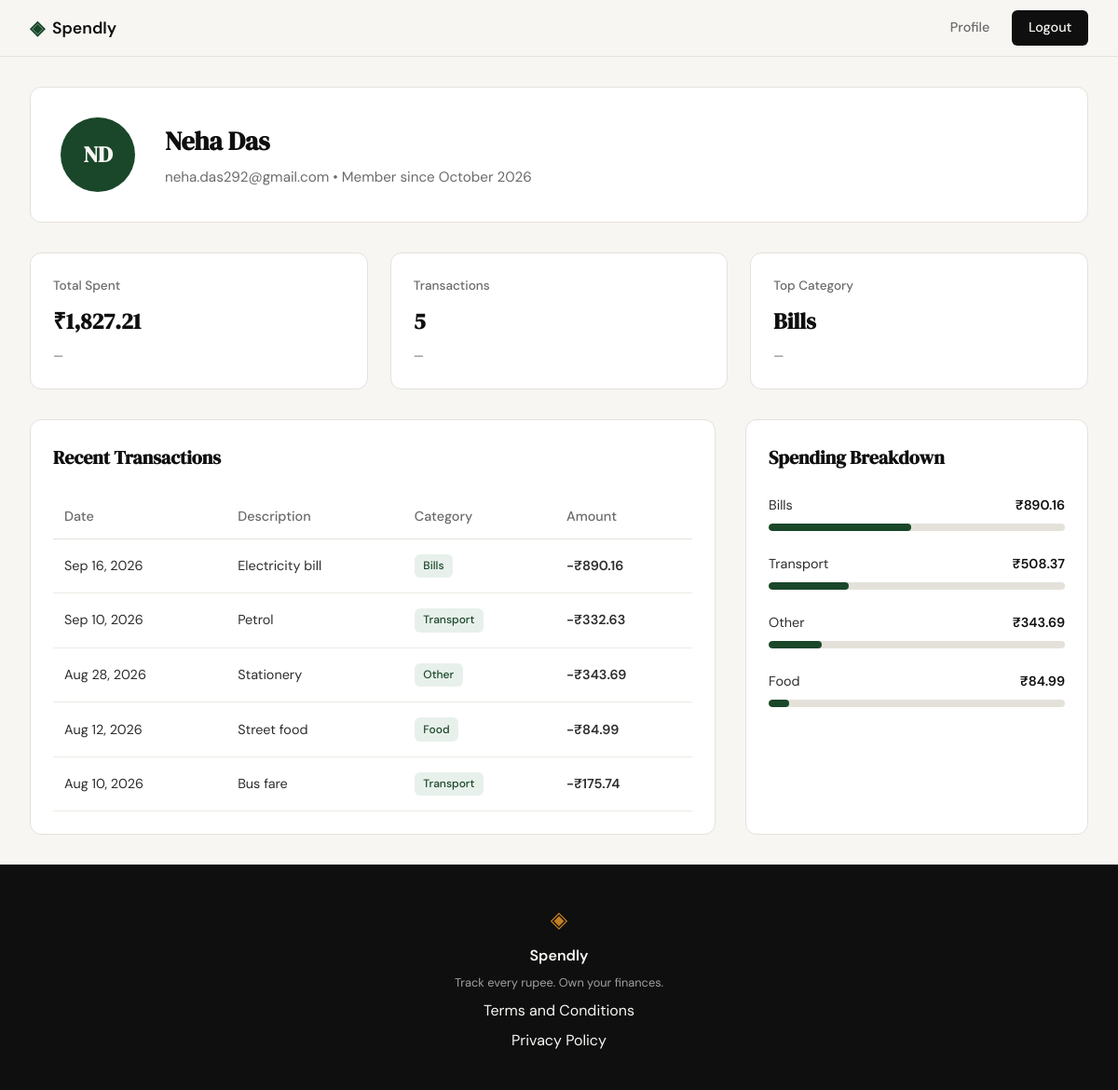
Screenshot of /profile (signed in) with the database file from the repository.
### tables this page shows
CREATE TABLE users (
                id INTEGER PRIMARY KEY AUTOINCREMENT,
                name TEXT NOT NULL,
                email TEXT UNIQUE NOT NULL,
                password_hash TEXT NOT NULL,
                created_at TEXT DEFAULT (datetime('now'))
            );

CREATE TABLE expenses (
                id INTEGER PRIMARY KEY AUTOINCREMENT,
                user_id INTEGER NOT NULL,
                amount REAL NOT NULL,
                category TEXT NOT NULL,
                date TEXT NOT NULL,
                description TEXT,
                created_at TEXT DEFAULT (datetime('now')),
                FOREIGN KEY (user_id) REFERENCES users (id)
            );

### app.py (the view)
@app.route("/profile")
@login_required
def profile():
    uid = session["user_id"]
    user_info = get_user_by_id(uid)
    if not user_info:
        abort(404)
    name_parts = user_info["name"].split()
    initials = "".join([p[0].upper() for p in name_parts if p])
    user_info["initials"] = initials if initials else "?"
    stats_data = get_summary_stats(uid)
    summary_stats = [
        {"label": "Total Spent", "value": f"₹{stats_data['total_spent']:,.2f}", "trend": "—"},
        {"label": "Transactions", "value": str(stats_data['transaction_count']), "trend": "—"},
        {"label": "Top Category", "value": stats_data['top_category'], "trend": "—"}
    ]
    raw_transactions = get_recent_transactions(uid)
    transactions = []
    for tx in raw_transactions:
        dt = datetime.strptime(tx["date"], "%Y-%m-%d")
        formatted_date = dt.strftime("%b %-d, %Y")
        formatted_amount = f"-₹{tx['amount']:,.2f}"
        transactions.append({
            "date": formatted_date,
            "description": tx["description"],
            "category": tx["category"],
            "amount": formatted_amount
        })
    raw_categories = get_category_breakdown(uid)
    categories = []
    for cat in raw_categories:
        categories.append({
            "name": cat["name"],
            "amount": f"₹{cat['amount']:,.2f}",
            "percentage": cat["pct"]
        })
    return render_template(
        "profile.html",
        user=user_info,
        stats=summary_stats,
        transactions=transactions,
        categories=categories
    )

### app.py (called while the page is built)
def login_required(f):
    @wraps(f)
    def decorated_function(*args, **kwargs):
        if "user_id" not in session:
            flash("Please sign in to access this page.")
            return redirect(url_for("login"))
        return f(*args, **kwargs)
    return decorated_function

### database/db.py (called while the page is built)
def get_db():
    conn = sqlite3.connect(DB_PATH)
    conn.row_factory = sqlite3.Row
    conn.execute("PRAGMA foreign_keys = ON")
    return conn

### database/queries.py (called while the page is built)
def get_user_by_id(user_id):
    with get_db() as conn:
        user = conn.execute(
            "SELECT name, email, created_at FROM users WHERE id = ?",
            (user_id,)
        ).fetchone()
        if user:
            date_str = user['created_at'].replace('T', ' ')
            if '.' in date_str:
                date_str = date_str.split('.')[0]
            dt = datetime.strptime(date_str, '%Y-%m-%d %H:%M:%S')
            member_since = dt.strftime('%B %Y')
            return {
                "name": user['name'],
                "email": user['email'],
                "member_since": member_since
            }
        return None

def get_recent_transactions(user_id, limit=10):
    with get_db() as conn:
        cursor = conn.execute(
            "SELECT date, description, category, amount FROM expenses WHERE user_id = ? ORDER BY date DESC LIMIT ?",
            (user_id, limit)
        )
        return [
            {
                "date": row["date"],
                "description": row["description"],
                "category": row["category"],
                "amount": row["amount"]
            }
            for row in cursor
        ]

def get_summary_stats(user_id):
    with get_db() as conn:
        stats = conn.execute(
            "SELECT SUM(amount), COUNT(*) FROM expenses WHERE user_id = ?",
            (user_id,)
        ).fetchone()
        total_spent = stats[0] if stats[0] is not None else 0.0
        transaction_count = stats[1] if stats[1] is not None else 0
        category_row = conn.execute(
            """
            SELECT category FROM expenses
            WHERE user_id = ?
            GROUP BY category
            ORDER BY SUM(amount) DESC
            LIMIT 1
            """,
            (user_id,)
        ).fetchone()
        top_category = category_row['category'] if category_row else "None"
        return {
            'total_spent': float(total_spent),
            'transaction_count': transaction_count,
            'top_category': top_category
        }

### templates/profile.html
{% extends "base.html" %}
{% block head %}
    <link rel="stylesheet" href="{{ url_for('static', filename='css/profile.css') }}">
{% endblock %}
{% block content %}
<div class="profile-container">
    <section class="profile-card">
        <div class="profile-avatar">
            {{ user.initials }}
        </div>
        <div class="profile-details">
            <h1>{{ user.name }}</h1>
            <p>{{ user.email }} &bull; Member since {{ user.member_since }}</p>
        </div>
    </section>
    <section class="stats-grid">
        {% for stat in stats %}
        <div class="stat-tile">
            <span class="stat-label">{{ stat.label }}</span>
            <span class="stat-value">{{ stat.value }}</span>
            <span class="stat-trend">{{ stat.trend }}</span>
        </div>
        {% endfor %}
    </section>
    <div class="profile-main">
        <section class="data-card">
            <h2>Recent Transactions</h2>
            <table class="transaction-table">
                <thead>
                    <tr>
                        <th>Date</th>
                        <th>Description</th>
                        <th>Category</th>
                        <th>Amount</th>
                    </tr>
                </thead>
                <tbody>
                    {% for tx in transactions %}
                    <tr>
                        <td>{{ tx.date }}</td>
                        <td>{{ tx.description }}</td>
                        <td><span class="category-badge">{{ tx.category }}</span></td>
                        <td style="font-weight: 600;">{{ tx.amount }}</td>
                    </tr>
                    {% endfor %}
                </tbody>
            </table>
        </section>
        <section class="data-card">
            <h2>Spending Breakdown</h2>
            <div class="category-list">
                {% for cat in categories %}
                <div class="category-item">
                    <div class="category-info">
                        <span class="category-name">{{ cat.name }}</span>
                        <span class="category-amount">{{ cat.amount }}</span>
                    </div>
                    <div class="progress-bar-track">
                        <div class="progress-bar-fill" style="width: {{ cat.percentage }}%;"></div>
                    </div>
                </div>
                {% endfor %}
            </div>
        </section>
    </div>
</div>
{% endblock %}

### static/css/style.css (style rules this page uses)
:root { --ink: #0f0f0f; --ink-soft: #2d2d2d; --ink-muted: #6b6b6b; --ink-faint: #a0a0a0; --paper: #f7f6f3; --paper-warm: #f0ede6; --paper-card: #ffffff; --accent: #1a472a; --accent-light: #e8f0eb; --accent-2: #c17f24; --accent-2-light: #fdf3e3; --danger: #c0392b; --danger-light: #fdecea; --border: #e4e1da; --border-soft: #eeebe4; --font-display: 'DM Serif Display', Georgia, serif; --font-body: 'DM Sans', system-ui, sans-serif; --max-width: 1200px; --auth-width: 440px; --radius-sm: 6px; --radius-md: 12px; --radius-lg: 20px; }
*, *::before, *::after { box-sizing: border-box; margin: 0; padding: 0; }
html { font-size: 16px; scroll-behavior: smooth; }
body { background: var(--paper); color: var(--ink); font-family: var(--font-body); font-size: 1rem; line-height: 1.6; -webkit-font-smoothing: antialiased; }
.stat-label { display: block; font-size: 0.85rem; color: var(--ink-muted); margin-bottom: 8px; }
.stat-value { display: block; font-family: var(--font-display); font-size: 1.5rem; font-weight: 700; color: var(--ink); }
.stat-trend { display: block; font-size: 0.8rem; color: var(--ink-muted); margin-top: 4px; }

### static/css/profile.css (style rules this page uses)
.profile-container { max-width: var(--max-width); margin: 2rem auto; padding: 0 2rem; display: grid; gap: 2rem; }
.profile-card { background: var(--paper-card); border: 1px solid var(--border); border-radius: var(--radius-md); padding: 2rem; display: flex; align-items: center; gap: 2rem; }
.profile-avatar { width: 80px; height: 80px; background: var(--accent); color: var(--paper); border-radius: 50%; display: flex; align-items: center; justify-content: center; font-size: 1.5rem; font-weight: 700; font-family: var(--font-display); }
.profile-details h1 { font-family: var(--font-display); font-size: 1.75rem; color: var(--ink); margin-bottom: 0.25rem; }
.profile-details p { color: var(--ink-muted); font-size: 0.95rem; }
.stats-grid { display: grid; grid-template-columns: repeat(auto-fit, minmax(250px, 1fr)); gap: 1.5rem; }
.stat-tile { background: var(--paper-card); border: 1px solid var(--border); border-radius: var(--radius-md); padding: 1.5rem; display: flex; flex-direction: column; }
.stat-label { font-size: 0.85rem; color: var(--ink-muted); margin-bottom: 0.5rem; font-weight: 500; }
.stat-value { font-family: var(--font-display); font-size: 1.5rem; font-weight: 700; color: var(--ink); }
.stat-trend { font-size: 0.8rem; color: var(--ink-muted); margin-top: 0.5rem; }
.profile-main { display: grid; grid-template-columns: 2fr 1fr; gap: 2rem; }
.data-card { background: var(--paper-card); border: 1px solid var(--border); border-radius: var(--radius-md); padding: 1.5rem; }
.data-card h2 { font-family: var(--font-display); font-size: 1.25rem; margin-bottom: 1.5rem; color: var(--ink); }
.transaction-table { width: 100%; border-collapse: collapse; font-size: 0.9rem; }
.transaction-table th { text-align: left; color: var(--ink-muted); font-weight: 500; padding: 0.75rem; border-bottom: 1px solid var(--border); }
.transaction-table td { padding: 1rem 0.75rem; border-bottom: 1px solid var(--border-soft); color: var(--ink-soft); }
.category-badge { display: inline-block; padding: 0.2rem 0.6rem; border-radius: var(--radius-sm); font-size: 0.75rem; font-weight: 500; background: var(--accent-light); color: var(--accent); }
.category-item { margin-bottom: 1.5rem; }
.category-info { display: flex; justify-content: space-between; font-size: 0.9rem; margin-bottom: 0.5rem; }
.category-name { color: var(--ink-soft); }
.category-amount { font-weight: 600; color: var(--ink); }
.progress-bar-track { height: 8px; background: var(--border); border-radius: 4px; overflow: hidden; }
.progress-bar-fill { height: 100%; background: var(--accent); border-radius: 4px; transition: width 0.3s ease; }

### rows the page displays
users: name "Neha Das", email "neha.das292@gmail.com"
expenses: date "Sep 16, 2026", description "Electricity bill", category "Bills", amount "-₹890.16"
expenses: date "Sep 10, 2026", description "Petrol", category "Transport", amount "-₹332.63"
expenses: date "Aug 28, 2026", description "Stationery", category "Other", amount "-₹343.69"
expenses: date "Aug 12, 2026", description "Street food", category "Food", amount "-₹84.99"
expenses: date "Aug 10, 2026", description "Bus fare", category "Transport", amount "-₹175.74"

### other values shown
{{ user.initials }} "ND"
{{ user.member_since }} "October 2026"
{{ stat.label }} "Total Spent" "Transactions" "Top Category"
{{ stat.value }} "₹1,827.21" "5" "Bills"
{{ stat.trend }} "—" "—" "—"
{{ cat.name }} "Bills" "Transport" "Other" "Food"
{{ cat.amount }} "₹890.16" "₹508.37" "₹343.69" "₹84.99"
